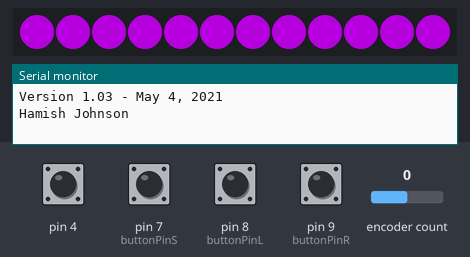
Recording of a sketch running on a simulated Arduino Leonardo, built with avr-gcc and run on an emulated ATmega32U4. Parts: 12 RGB LEDs in strip order, left to right, the last lines printed to the serial monitor. The test bench sets the inputs (shaded band); at power-on: pin 4, pin 7 (buttonPinS), pin 8 (buttonPinL), pin 9 (buttonPinR) HIGH, encoder count 0. Dim RGB values are drawn brighter than linear.

Above: at 4.1 s.
4.2 s: encoder count set to 1
At 4.9 s:
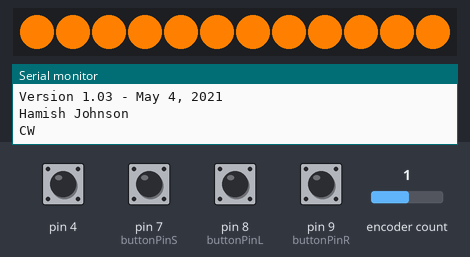
7.2 s: pin 4 pulled LOW for 0.15 s
At 8.5 s:
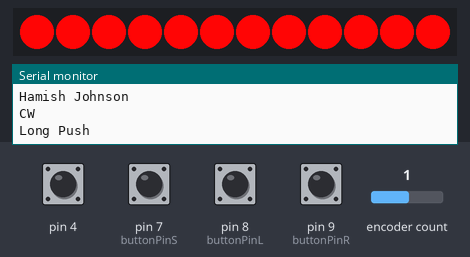
9.1 s: pin 7 (buttonPinS) pulled LOW for 1 s
At 9.22 s:
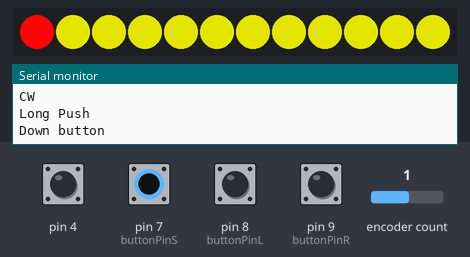
11.6 s: pin 8 (buttonPinL) pulled LOW for 0.15 s
At 11.72 s:
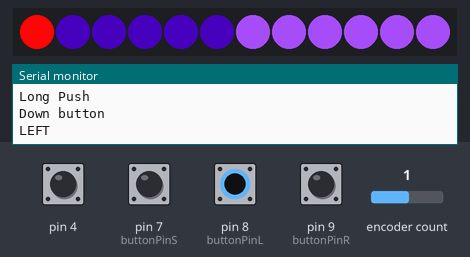
13.3 s: encoder count set to 0
At 14.1 s:
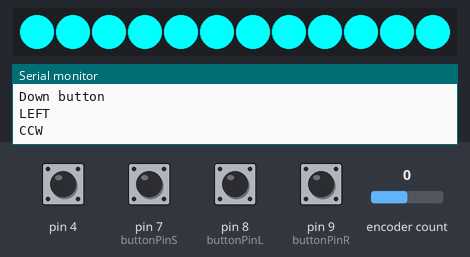
16.3 s: pin 9 (buttonPinR) pulled LOW for 0.15 s
At 16.6 s:
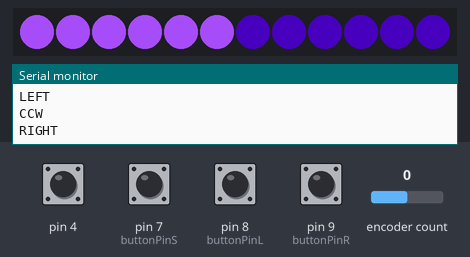
Timing chart, 0 to 19.3 s (numbered marks = the images above; inputs shaded):
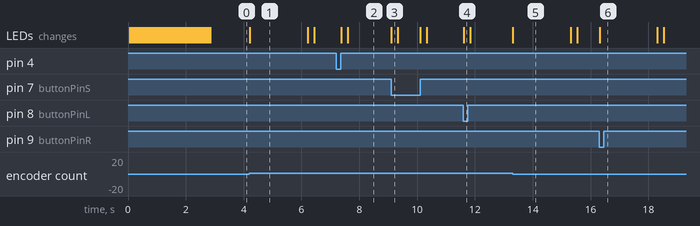

Measured:
- after the input at 4.2 s, the LEDs: change at once (image 1)
- after the input at 7.2 s, the LEDs: first change after 0.18 s (image 2 shows a later state)
- after the input at 9.1 s, the LEDs: change at once (image 3)
- after the input at 11.6 s, the LEDs: change at once (image 4)
- after the input at 13.3 s, the LEDs: change at once (image 5)
- after the input at 16.3 s, the LEDs: change at once (image 6)
- what the display in image 1 shows lasts 2.0 s, from 4.2 s to 6.2 s

The sketch:

sketch_MediaController_working.ino
```cpp
// Rotary encoder volume controler
// Author: Hamish Johnson
// Updated May 4, 2021
// Github: https://github.com/Ham0osh/MediaControler

#include <SimpleRotary.h>
#include <Adafruit_NeoPixel.h>
#include <HID-Project.h>

// Setup Rotary encoder
SimpleRotary rotary(2,3,4); //<- CLK,DT,SW pins
// Setup Neopixel Ring
#define NEO_PIN        6 //<- IN pin
#define NUMPIXELS 12 //<- Number of pixels in chain
Adafruit_NeoPixel pixels(NUMPIXELS, NEO_PIN, NEO_GRB + NEO_KHZ800);

// Media key definitions, see official USB docs for more
#define MEDIA_FAST_FORWARD  0xB3
#define MEDIA_REWIND  0xB4
#define MEDIA_NEXT  0xB5
#define MEDIA_PREVIOUS  0xB6
#define MEDIA_STOP  0xB7
#define MEDIA_PLAY_PAUSE  0xCD
#define MEDIA_VOLUME_MUTE 0xE2
#define MEDIA_VOLUME_UP 0xE9
#define MEDIA_VOLUME_DOWN 0xEA
#define KEY_SPACE 0x2b

// Input settings
const int debounceDelay = 10;
const int errorDelay = 2;
const int buttonPinS = 7; // South button pin
const int buttonPinL = 8; // Left button pin
const int buttonPinR = 9; // Right button pin
// Input state variables
int buttonStateS = 0;
int buttonStateL = 0;
int buttonStateR = 0;
int last_buttonStateS = 0;
int last_buttonStateL = 0;
int last_buttonStateR = 0;
// time variables
unsigned long timeSince;
unsigned long timeLast;
unsigned long timeTrail;
unsigned long timeFade;
// colour state variables
bool colIsDefault;
bool colChanged;
bool muted;
bool zoomSpace;

// Define colours used below
static const uint32_t BLACK = pixels.Color(1, 1, 1);
static const uint32_t WHITE = pixels.Color(255, 255, 255);
static const uint32_t BLU = pixels.Color(0, 255, 255);
static const uint32_t ORNG = pixels.Color(255, 128, 0);
static const uint32_t PURP = pixels.Color(127, 0, 155);
static const uint32_t light_PURP = pixels.Color(158, 72, 235);
static const uint32_t dark_PURP = pixels.Color(30, 0, 80);
static const uint32_t RED = pixels.Color(255, 5, 5);
static const uint32_t GRN = pixels.Color(102, 204, 1);
static const uint32_t YEL = pixels.Color(170, 170, 1);

void setup() {
  timeTrail = 2000;     // Duration led's will stay changed before going back to standby
  timeFade = 20;        // Fade duration for mute and standby transitions
  // to keep track of time between presses
  timeSince = 0;
  timeLast = millis();
  // to keep track of colour states
  pixels.begin();
  colIsDefault = true;
  colChanged = false;
  muted = false;
  zoomSpace = false;

  // Startup Animation
  for(int i=0; i<NUMPIXELS; i++) {
    pixels.setPixelColor(i, PURP);
    pixels.show();
    delay(timeFade*3);
  }
  for(int i=0; i<NUMPIXELS; i++) {
    pixels.setPixelColor(i, ORNG);
    pixels.show();
    delay(timeFade*3);
  }
  for(int i=0; i<NUMPIXELS; i++) {
    pixels.setPixelColor(i, BLU);
    pixels.show();
    delay(timeFade*3);
  }
  for(int i=0; i<NUMPIXELS; i++) {
    pixels.setPixelColor(i, PURP);
    pixels.show();
    delay(timeFade*3);
  }

  // Config rotary debounce settings
  rotary.setDebounceDelay(debounceDelay);
  rotary.setErrorDelay(errorDelay);
  // Setup Button pins
  pinMode(buttonPinS,INPUT_PULLUP);
  pinMode(buttonPinL,INPUT_PULLUP);
  pinMode(buttonPinR,INPUT_PULLUP);

  // Start Serial Monitor
  Serial.begin(9600);
  Serial.println("Version 1.03 - May 4, 2021");
  Serial.println("Hamish Johnson");
}

void loop() {
  // Check button states
  byte i = rotary.rotate();
  byte t = rotary.pushType(50);
  buttonStateS = digitalRead(buttonPinS);
  buttonStateL = digitalRead(buttonPinL);
  buttonStateR = digitalRead(buttonPinR);

  // LeftButton
  if ( buttonStateL == 0 && last_buttonStateL == 1 ) {
    // Previous track
    Serial.println("LEFT");
    Consumer.write(MEDIA_PREVIOUS);
    for(int i=0; i<NUMPIXELS; i++) {
      if (i >= 6){
        pixels.setPixelColor(i, light_PURP);
      } else {
        pixels.setPixelColor(i, dark_PURP);
      }
    }
    colChanged = true;
    timeLast = millis();
    colIsDefault = false;
  }

  // RightButton
  if ( buttonStateR == 0 && last_buttonStateR == 1 ) {
    // Next track
    Serial.println("RIGHT");
    Consumer.write(MEDIA_NEXT);
    for(int i=0; i<NUMPIXELS; i++) {
      if (i < 6){
        pixels.setPixelColor(i, light_PURP);
      } else {
        pixels.setPixelColor(i, dark_PURP);
      }
    }
    colChanged = true;
    timeLast = millis();
    colIsDefault = false;
  }

  // CW
  if ( i == 1 ) {
    // Volume up
    Serial.println("CW");
    Consumer.write(MEDIA_VOLUME_UP);
    // Do something cool
    for(int i=0; i<NUMPIXELS; i++) {
      pixels.setPixelColor(i, ORNG);
    }
    colChanged = true;
    timeLast = millis();
    colIsDefault = false;
    muted = false;
  }

  // CCW
  if ( i == 2 ) {
    // Volume down
    Serial.println("CCW");
    Consumer.write(MEDIA_VOLUME_DOWN);
    for(int i=0; i<NUMPIXELS; i++) {
      pixels.setPixelColor(i, BLU);
    }
    colChanged = true;
    timeLast = millis();
    colIsDefault = false;
    muted = false;
  }

  //Short push
  if ( t == 1 ) {
    // Pause
    Serial.println("Short Push");
    Consumer.write(MEDIA_PLAY_PAUSE);
    //for(int i=0; i<NUMPIXELS; i++) {
    //  pixels.setPixelColor(i, GRN);
    //}
    //colChanged = true;
    //colIsDefault = false;
    //timeLast = millis() + 1000;
  }

  //Long push
  if ( t == 2 ) {
    Serial.println("Long Push");
    Consumer.write(MEDIA_VOLUME_MUTE);
    timeLast = millis();
    colIsDefault = false;
    // toggle muted
    muted = not(muted);
    if (not(muted)){
      for(int i=0; i<NUMPIXELS; i++) {
        pixels.setPixelColor(i, PURP);
      }
      colIsDefault = true;
    }
     colChanged = true;
  }

  //Bottom button
  if ( buttonStateS == 0 && last_buttonStateS == 1 ) {
    Serial.println("Down button");
    Keyboard.write(KEY_SPACE);
    for(int i=0; i<NUMPIXELS; i++) {
      pixels.setPixelColor(i, YEL);
    }
    timeLast = millis();
    colIsDefault = false;
    colChanged = true;
  } else if ( last_buttonStateS == 0 && buttonStateS == 1){
    for(int i=0; i<NUMPIXELS; i++) {
      pixels.setPixelColor(i, PURP);
    }
    colIsDefault = true;
    colChanged = true;
  }

  // Check if its time to switch back to standby
  if (  not(colIsDefault) && not(muted) && not(zoomSpace) && millis()-timeLast >= timeTrail ){
    for(int i=0; i<NUMPIXELS; i++) {
      pixels.setPixelColor(i, PURP);
      pixels.show();
      delay(timeFade);
    }
    colIsDefault = true;
  }
  // Make red if muted
  if (muted && colChanged){
    for(int i=0; i<NUMPIXELS; i++) {
      pixels.setPixelColor(i, RED);
      pixels.show();
      delay(timeFade);
    }
    colChanged = false;
  }
  // Update colour
  if (colChanged){
    pixels.show();
  }

  // Send button states and reset if colours need to be updated
  delay(10);
  last_buttonStateS = buttonStateS;
  last_buttonStateL = buttonStateL;
  last_buttonStateR = buttonStateR;
  colChanged = false;
}
```
